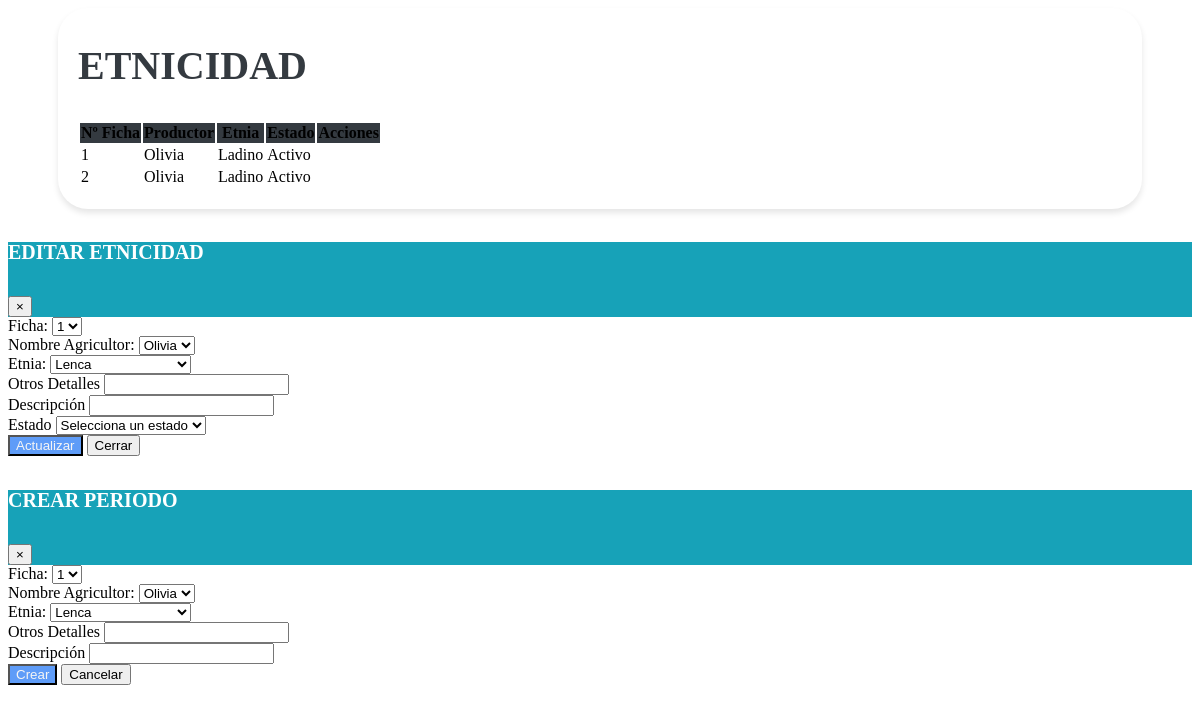
The page /vistas/Mantenimiento_Etnicidad.php on the database its author committed.
### tables this page shows
CREATE TABLE `tbl_etnias_por_productor` (
  `Id_etnicidad` bigint(11) NOT NULL,
  `id_ficha` bigint(20) DEFAULT NULL,
  `id_productor` bigint(20) DEFAULT NULL,
  `id_etnia` bigint(20) NOT NULL,
  `detalle_de_otros` varchar(255) DEFAULT NULL,
  `descripcion` text DEFAULT NULL,
  `creado_por` varchar(50) DEFAULT NULL,
  `fecha_creacion` timestamp NOT NULL DEFAULT current_timestamp(),
  `modificado_por` varchar(50) DEFAULT NULL,
  `fecha_modificacion` timestamp NOT NULL DEFAULT current_timestamp() ON UPDATE current_timestamp(),
  `estado` enum('A','I') DEFAULT 'A'
);

CREATE TABLE `tbl_productor` (
  `id_ficha` varchar(50) DEFAULT NULL,
  `id_productor` bigint(20) NOT NULL,
  `primer_nombre` varchar(255) DEFAULT NULL,
  `segundo_nombre` varchar(255) DEFAULT NULL,
  `primer_apellido` varchar(255) DEFAULT NULL,
  `segundo_apellido` varchar(255) DEFAULT NULL,
  `identificacion` bigint(20) DEFAULT NULL,
  `fecha_nacimiento` date DEFAULT NULL,
  `genero` varchar(10) DEFAULT NULL,
  `estado_civil` varchar(20) DEFAULT NULL,
  `nivel_escolaridad` varchar(50) DEFAULT NULL,
  `ultimo_grado_escolar_aprobado` varchar(50) DEFAULT NULL,
  `telefono_1` int(11) DEFAULT NULL,
  `telefono_2` int(11) DEFAULT NULL,
  `telefono_3` int(11) DEFAULT NULL,
  `email_1` varchar(255) DEFAULT NULL,
  `email_2` varchar(255) DEFAULT NULL,
  `email_3` varchar(255) DEFAULT NULL,
  `descripcion` text DEFAULT NULL,
  `creado_por` varchar(25) DEFAULT NULL,
  `fecha_creacion` timestamp NOT NULL DEFAULT current_timestamp() ON UPDATE current_timestamp(),
  `modificado_por` varchar(25) DEFAULT NULL,
  `fecha_modificacion` timestamp NOT NULL DEFAULT current_timestamp(),
  `estado` enum('A','I') DEFAULT NULL
);

CREATE TABLE `tbl_etnias` (
  `id_etnia` bigint(11) NOT NULL,
  `etnia` varchar(255) DEFAULT NULL,
  `descripcion` text DEFAULT NULL,
  `creado_por` varchar(255) DEFAULT NULL,
  `fecha_creacion` timestamp NOT NULL DEFAULT current_timestamp() ON UPDATE current_timestamp(),
  `modificado_por` varchar(255) DEFAULT NULL,
  `fecha_modificacion` timestamp NOT NULL DEFAULT current_timestamp() ON UPDATE current_timestamp(),
  `estado` enum('A','I') NOT NULL DEFAULT 'A'
);

### vistas/Mantenimiento_Etnicidad.php (the view, shortened to what this page needs)
<link href="https://cdn.jsdelivr.net/npm/bootstrap-icons@1.10.0/font/bootstrap-icons.css" rel="stylesheet">
<link rel="stylesheet" href="assets/css/estilos.css">
    <link rel="stylesheet" href="https://cdn.datatables.net/1.10.20/css/dataTables.bootstrap4.min.css">
<div class="containertable">
    <div class="d-flex justify-content-between align-items-end mb-4">
        <div>
            <h1 class="poppins-font mb-2">ETNICIDAD</h1>
            <br>
        </div>
    </div>
    <div class="table-responsive">
    <table id="tablax" class="table table-hover">
            <thead class="table-dark text-center" style="background-color: #343A40;">
                <tr>
                    <th scope="col">Nº Ficha</th>
                    <th scope="col">Productor</th>
                    <th scope="col">Etnia</th>
                    <th scope="col">Estado</th>
                    <th scope="col">Acciones</th>
                </tr>
            </thead>
            <tbody class="text-center">
                <?php
                include "../php/conexion_be.php";
                $sql = $conexion->query("SELECT epp.id_ficha, epp.id_productor, epp.id_etnia ,p.primer_nombre AS nombre_productor, te.etnia AS nombre_etnia, epp.Id_etnicidad, epp.detalle_de_otros, epp.descripcion, epp.estado FROM tbl_etnias_por_productor epp JOIN tbl_etnias te ON epp.id_etnia = te.id_etnia JOIN tbl_productor p ON epp.id_productor = p.id_productor;");
                while ($datos = $sql->fetch_object()) { ?>
                    <tr>
                        <td><?= $datos->id_ficha ?></td>
                        <td><?= $datos->nombre_productor ?></td>
                        <td><?= $datos->nombre_etnia ?></td>
                        <td><?php
                            if ($datos->estado == "A") {
                                echo '<span class="badge bg-success">Activo</span>';
                            } else {
                                echo '<span class="badge bg-danger">Inactivo</span>';
                            }
                            ?></td>
                        <td>
                        </td>
                    </tr>
                <?php }
                ?>
            </tbody>
        </table>
    </div>
</div>
<div class="modal fade" id="modalEditar" tabindex="-1" role="dialog" aria-labelledby="exampleModalLabel" aria-hidden="true">
    <div class="modal-dialog" role="document">
        <div class="modal-content">
            <div class="modal-header" style="background-color: #17A2B8;">
                <h5 class="poppins-modal mb-2" id="exampleModalLabel">EDITAR ETNICIDAD</h5>
                <button type="button" class="close" data-dismiss="modal" aria-label="Cerrar">
                    <span aria-hidden="true">&times;</span>
                </button>
            </div>
            <div class="modal-body">
                <form id="formularioEditar" method="POST" action="#">
                    <div class="row">
                    <div class="col-6">
                            <div class="form-group">
                                <label for="id_ficha">Ficha:</label>
                                <select class="form-control" id="id_ficha" name="id_ficha" required>
                                    <?php
                                    include '../php/conexion_be.php';
                                    $sql = "SELECT id_ficha FROM fichas";
                                    $result = mysqli_query($conexion, $sql);
                                    if (mysqli_num_rows($result) > 0) {
                                        while ($row = mysqli_fetch_assoc($result)) {
                                            echo '<option value="' . $row["id_ficha"] . '">' . $row["id_ficha"] . '</option>';
                                        }
                                    } else {
                                        echo '<option value="">No hay aldeas disponibles</option>';
                                    }
                                    ?>
                                </select>
                            </div>
                        </div>
                        <div class="col-6">
                            <div class="form-group">
                                <label for="id_productor">Nombre Agricultor:</label>
                                <select class="form-control" id="id_productor" name="id_productor" required>
                                    <?php
                                    include '../php/conexion_be.php';
                                    $sql = "SELECT id_productor , primer_nombre FROM tbl_productor";
                                    $result = mysqli_query($conexion, $sql);
                                    if (mysqli_num_rows($result) > 0) {
                                        while ($row = mysqli_fetch_assoc($result)) {
                                            echo '<option value="' . $row["id_productor"] . '">' . $row["primer_nombre"] . '</option>';
                                        }
                                    } else {
                                        echo '<option value="">No hay aldeas disponibles</option>';
                                    }
                                    ?>
                                </select>
                            </div>
                        </div>
                        <div class="col-6">
                            <div class="form-group">
                                <label for="id_etnia">Etnia:</label>
                                <select class="form-control" id="id_etnia" name="id_etnia" required>
                                    <?php
                                    include '../php/conexion_be.php';
                                    $sql = "SELECT id_etnia, etnia FROM tbl_etnias";
                                    $result = mysqli_query($conexion, $sql);
                                    if (mysqli_num_rows($result) > 0) {
                                        while ($row = mysqli_fetch_assoc($result)) {
                                            echo '<option value="' . $row["id_etnia"] . '">' . $row["etnia"] . '</option>';
                                        }
                                    } else {
                                        echo '<option value="">No hay etnia disponibles</option>';
                                    }
                                    ?>
                                </select>
                            </div>
                        </div>
                        <div class="col-6">
                            <label for="detalle_de_otros" class="form-label">Otros Detalles</label>
                            <input type="text" class="form-control" id="detalle_de_otros" name="detalle_de_otros">
                        </div>
                        <div class="col-6">
                            <div class="form-group">
                                <label for="descripcion"> Descripción</label>
                                <input type="text" class="form-control" id="descripcion" name="descripcion" required>
                            </div>
                        </div>
                        <div class="col-6">
                            <label for="estado">Estado</label>
                            <select class="form-control" id="estado" name="estado" required>
                                <option value="" disabled selected>Selecciona un estado</option>
                            </select>
                        </div>
                    </div>
                    <div class="modal-footer">
                        <button type="submit" class="btn btn-actualizar">Actualizar</button>
                        <button type="button" class="btn btn-secondary" data-dismiss="modal"></i>Cerrar</button>
                    </div>
                </form>
            </div>
        </div>
    </div>
</div>
<div class="modal fade" id="modalForm" tabindex="-1" role="dialog" aria-labelledby="exampleModalLabel" aria-hidden="true">
    <div class="modal-dialog">
        <div class="modal-content" role="document">
            <div class="modal-header" style="background-color: #17A2B8;">
                <h5 class="poppins-modal mb-2" id="exampleModalLabel">CREAR PERIODO </h5>
                <button type="button" class="close" data-dismiss="modal" aria-label="Cerrar">
                    <span aria-hidden="true">&times;</span>
                </button>
            </div>
            <div class="modal-body">
                <form action="modelos/agregar_etnicidad_productor.php" method="POST">
                    <div class="row mb-3">
                        <div class="col-6">
                            <div class="form-group">
                                <label for="id_ficha">Ficha:</label>
                                <select class="form-control" id="id_ficha" name="id_ficha" required>
                                    <?php
                                    include '../php/conexion_be.php';
                                    $sql = "SELECT id_ficha FROM fichas";
                                    $result = mysqli_query($conexion, $sql);
                                    if (mysqli_num_rows($result) > 0) {
                                        while ($row = mysqli_fetch_assoc($result)) {
                                            echo '<option value="' . $row["id_ficha"] . '">' . $row["id_ficha"] . '</option>';
                                        }
                                    } else {
                                        echo '<option value="">No hay aldeas disponibles</option>';
                                    }
                                    ?>
                                </select>
                            </div>
                        </div>
                        <div class="col-6">
                            <div class="form-group">
                                <label for="id_productor">Nombre Agricultor:</label>
                                <select class="form-control" id="id_productor" name="id_productor" required>
                                    <?php
                                    include '../php/conexion_be.php';
                                    $sql = "SELECT id_productor , primer_nombre FROM tbl_productor";
                                    $result = mysqli_query($conexion, $sql);
                                    if (mysqli_num_rows($result) > 0) {
                                        while ($row = mysqli_fetch_assoc($result)) {
                                            echo '<option value="' . $row["id_productor"] . '">' . $row["primer_nombre"] . '</option>';
                                        }
                                    } else {
                                        echo '<option value="">No hay aldeas disponibles</option>';
                                    }
                                    ?>
                                </select>
                            </div>
                        </div>
                        <div class="col-6">
                            <div class="form-group">
                                <label for="id_etnia">Etnia:</label>
                                <select class="form-control" id="id_etnia" name="id_etnia" required>
                                    <?php
                                    include '../php/conexion_be.php';
                                    $sql = "SELECT id_etnia, etnia FROM tbl_etnias";
                                    $result = mysqli_query($conexion, $sql);
                                    if (mysqli_num_rows($result) > 0) {
                                        while ($row = mysqli_fetch_assoc($result)) {
                                            echo '<option value="' . $row["id_etnia"] . '">' . $row["etnia"] . '</option>';
                                        }
                                    } else {
                                        echo '<option value="">No hay etnia disponibles</option>';
                                    }
                                    ?>
                                </select>
                            </div>
                        </div>
                        <div class="col-6">
                            <label for="detalle_de_otros" class="form-label">Otros Detalles</label>
                            <input type="text" class="form-control" id="detalle_de_otros" name="detalle_de_otros" pattern="[A-Za-z]+" title="Solo se permiten letras en este campo." oninput="validateInput(this)">
                        </div>
                        <div class="col-6">
                            <div class="form-group">
                                <label for="descripcion"> Descripción</label>
                                <input type="text" class="form-control" id="descripcion" name="descripcion" pattern="[A-Za-z]+" title="Solo se permiten letras en este campo." oninput="validateInput(this)" required>
                            </div>
                        </div>
                    </div>
            <div class="modal-footer">
                        <button type="submit" class="btn btn-actualizar">Crear</button>
                        <button type="button" class="btn btn-secondary" data-bs-dismiss="modal"></i>Cancelar</button>
                    </div>
            </form>
        </div>
    </div>
</div>
</div>

### assets/css/estilos.css (style rules this page uses)
.poppins-font { color: var(--heading, #343A40); font-size: 40px; font-style: normal; font-weight: 600; line-height: 21px; }
.poppins-modal { color: var(--heading, #ffffff); font-size: 20px; font-style: normal; font-weight: 600; line-height: 21px; }
.btn-actualizar { background-color: #5e9cf8; color: whitesmoke; }
.containertable { background-color: #fff; padding: 20px; border-radius: 30px; margin-bottom: 20px; margin-left: 50px; margin-right: 50px; box-shadow: 0 4px 6px rgba(0, 0, 0, 0.1); }

### rows shown on the page
tbl_etnias_por_productor: id_ficha "1", id_productor.primer_nombre "Olivia", id_etnia.etnia "Ladino", estado "Activo"
tbl_etnias_por_productor: id_ficha "2", id_productor.primer_nombre "Olivia", id_etnia.etnia "Ladino", estado "Activo"

### other values the page prints
form field id_ficha "1"
form field id_productor "Olivia"
form field id_etnia "Lenca"
